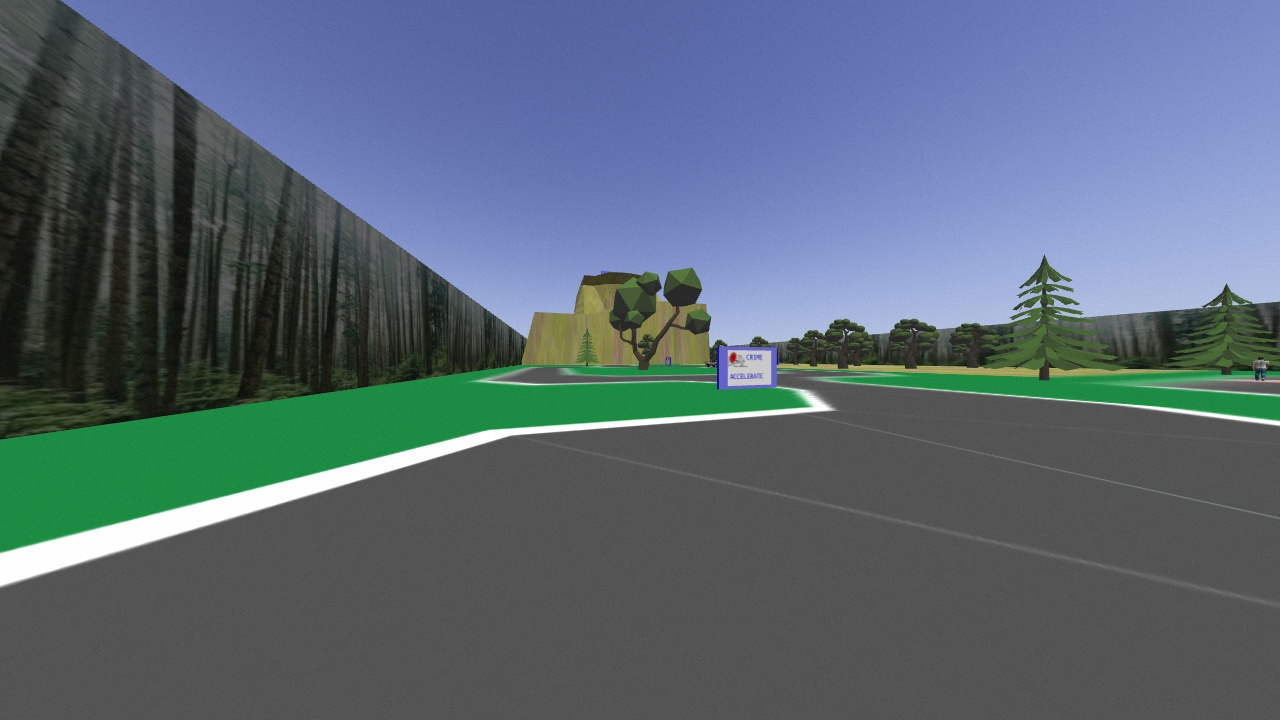
#> input picture 353_images/road_img2.jpg, 1280 x 720 px
$ python annotate_road.py
#> lines starting #> are read from the running program, lines starting #| are printed output that depends on the picture; after the words box and inside, x2 and y2 are one past the last pixel; in counts of white or black regions, pixels touching at a corner belong together
#!/usr/bin/python3

import cv2

# img = cv2.imread('road_img.jpg')
# img = cv2.imread('sign_img.jpg')
img = cv2.imread('road_img2.jpg')
#> img is the input picture: shape (720, 1280, 3); mean B, G, R 116.2, 103.9, 89.6
cv2.imshow('image', img)
cv2.waitKey(0)
cv2.imwrite('road2/img1.jpg', img)

gray = cv2.cvtColor(img, cv2.COLOR_BGR2GRAY)
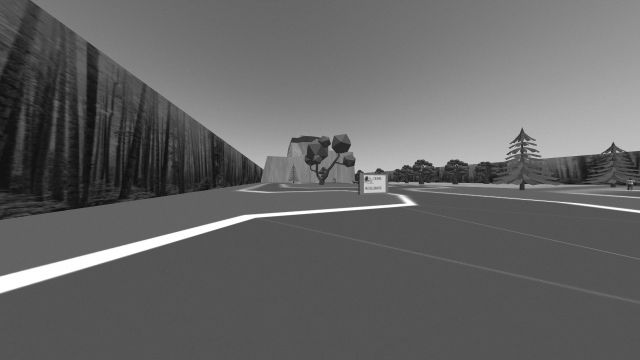
#> gray: shape (720, 1280) (shown at 1/2 size); min 9, max 255, mean 101
mask = cv2.inRange(gray, 200, 255)
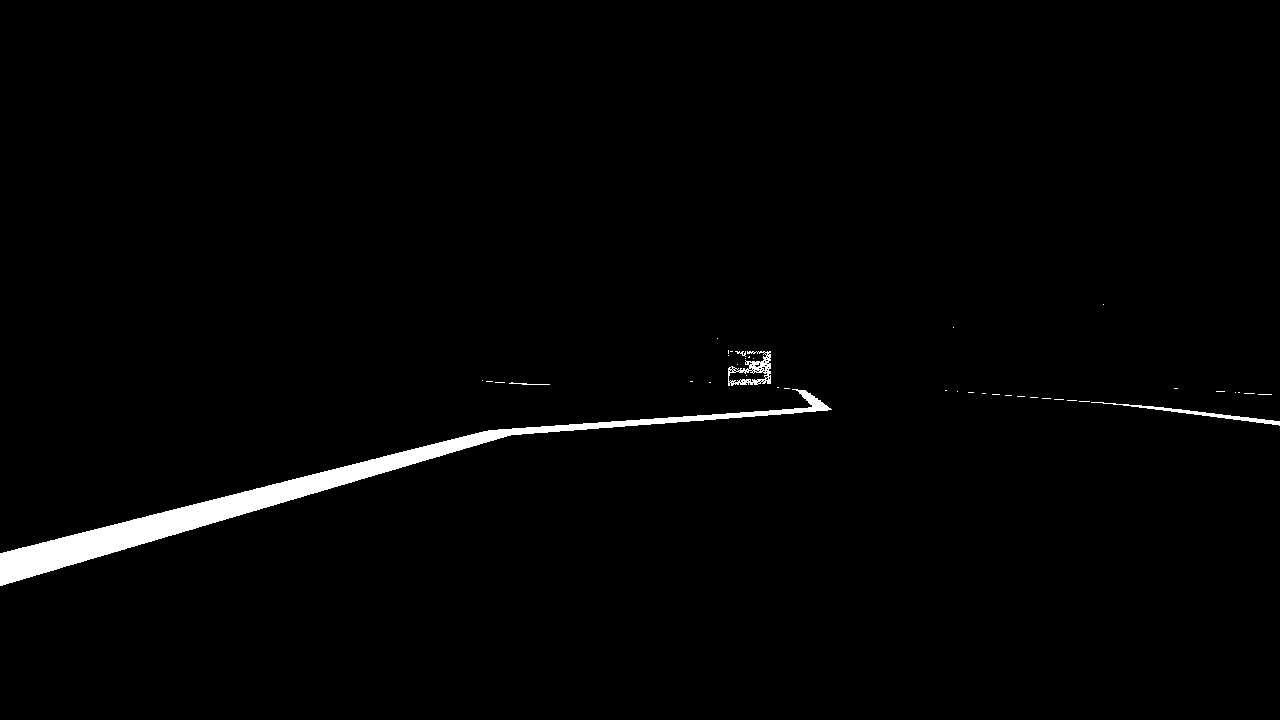
#> mask: shape (720, 1280); 1.6% white; 41 white regions (36 under 20 px), largest, box (x1, y1, x2, y2) and area: (0, 389, 832, 586) 13230, (728, 351, 771, 386) 594, (1091, 402, 1280, 426) 569, (509, 382, 550, 385) 48, (735, 351, 746, 357) 27
cv2.imshow('image', mask)
cv2.waitKey(0)
cv2.imwrite('road2/img2.jpg', mask)

height, width = img.shape[:2]
left = right = -1
buffer = 200
for i in range(width):
    if mask[height - buffer, i] == 255 and left == -1:
        left = i
    elif mask[height - buffer, i] == 255 and left != -1:
        right = i
#> after the loop, left = 130

mask_rgb = cv2.cvtColor(mask, cv2.COLOR_GRAY2BGR)
cv2.line(mask_rgb, (0, height - buffer), (width, height - buffer), (0, 255, 0), 2)
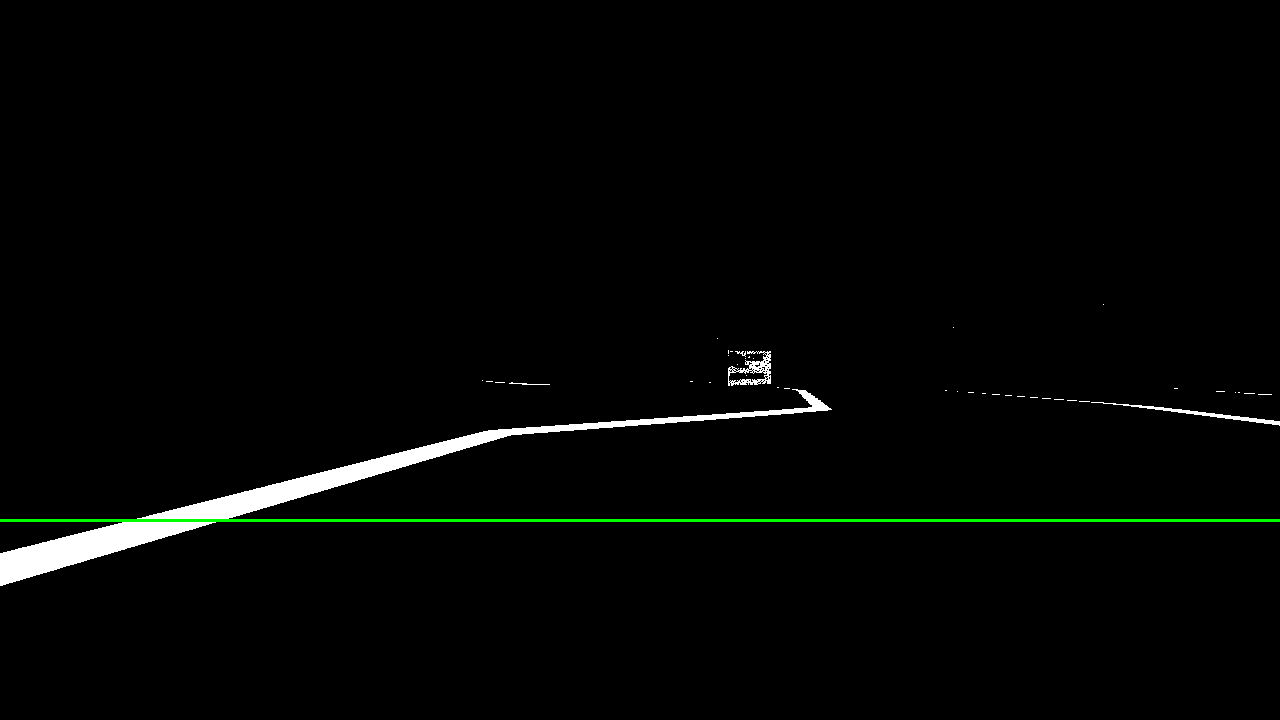
#> mask_rgb: shape (720, 1280, 3); mean B, G, R 4, 5, 4
cv2.imshow('image', mask_rgb)
cv2.waitKey(0)
cv2.imwrite('road2/img3.jpg', mask_rgb)

cv2.circle(mask_rgb, (left, height - buffer), 5, (0, 0, 255), -1)
#> mask_rgb: shape (720, 1280, 3); 0.01% of pixels changed, all inside (x1, y1, x2, y2) = (125, 515, 136, 526)
cv2.circle(mask_rgb, (right, height - buffer), 5, (0, 0, 255), -1)
#> mask_rgb: shape (720, 1280, 3); mean B, G, R 4, 5, 4
cv2.imshow('image', mask_rgb)
cv2.waitKey(0)
cv2.imwrite('road2/img4.jpg', mask_rgb)

cv2.line(img, (0, height - buffer), (width, height - buffer), (0, 255, 0), 2)
cv2.circle(img, (left, height - buffer), 5, (0, 0, 255), -1)
#> img: shape (720, 1280, 3); mean B, G, R 115.8, 104.5, 89.3
cv2.circle(img, (right, height - buffer), 5, (0, 0, 255), -1)
#> img: shape (720, 1280, 3); mean B, G, R 115.8, 104.5, 89.3
cv2.imshow('image', img)
cv2.waitKey(0)
cv2.imwrite('road2/img5.jpg', img)

centre = 0
if right - left > 150:
    centre = (left + right) // 2
elif left < width // 2:
    centre = (left + width) // 2
#> centre = 705
elif left >= width // 2:
    centre = right // 2
cv2.circle(img, (centre, height - buffer), 5, (0, 0, 255), -1)
#> img: shape (720, 1280, 3); mean B, G, R 115.8, 104.5, 89.3
cv2.imshow('image', img)
cv2.waitKey(0)
cv2.imwrite('road2/img6.jpg', img)

cv2.rectangle(img, (width // 2, 0), (width // 2, height), (0, 255, 0), 2)
cv2.imshow('image', img)
cv2.waitKey(0)
cv2.imwrite('road2/img7.jpg', img)

cv2.line(img, (centre, height - buffer), (width // 2, height - buffer), (255, 0, 0), 2)
#> img: shape (720, 1280, 3); mean B, G, R 115.5, 104.8, 89.1
cv2.putText(img, "error", (width // 2 + 10, height - buffer - 15), cv2.FONT_HERSHEY_SIMPLEX, 0.9, (255, 0, 0), 2)
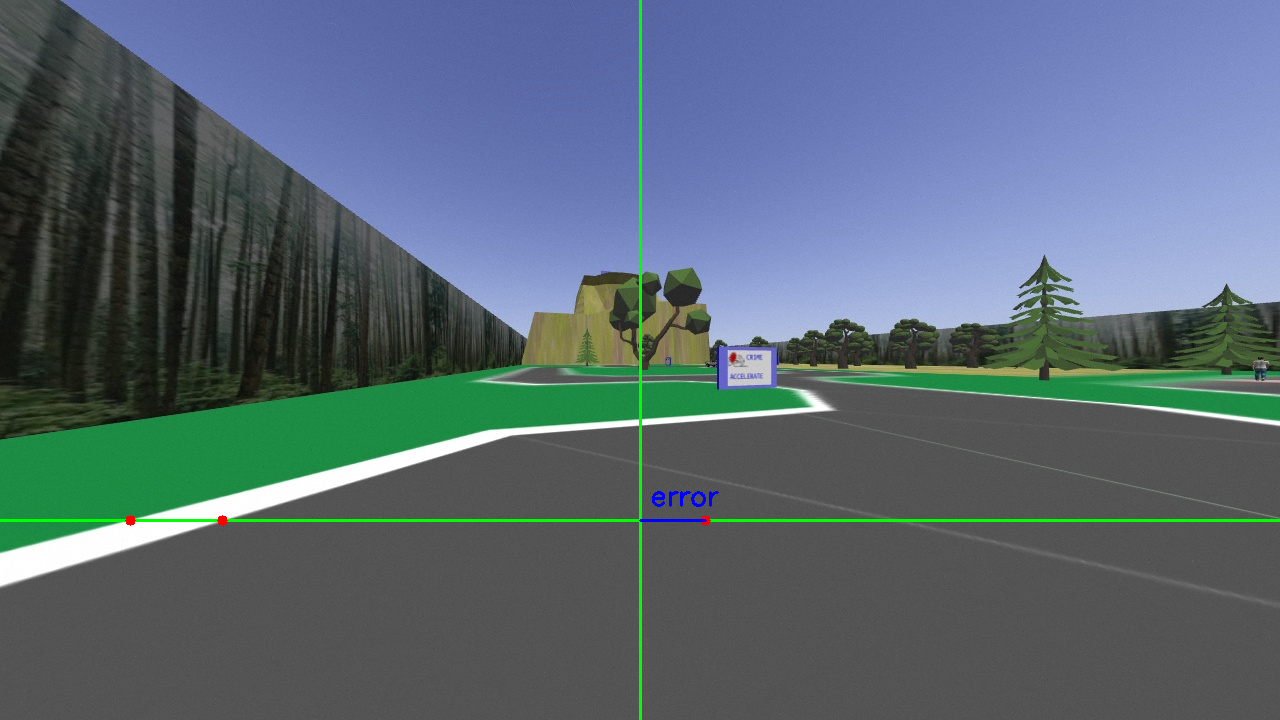
#> img: shape (720, 1280, 3); mean B, G, R 115.6, 104.8, 89
cv2.imshow('image', img)
cv2.waitKey(0)
cv2.imwrite('road2/img8.jpg', img)

$ run again, with 353_images/road_img.jpg copied over 353_images/road_img2.jpg
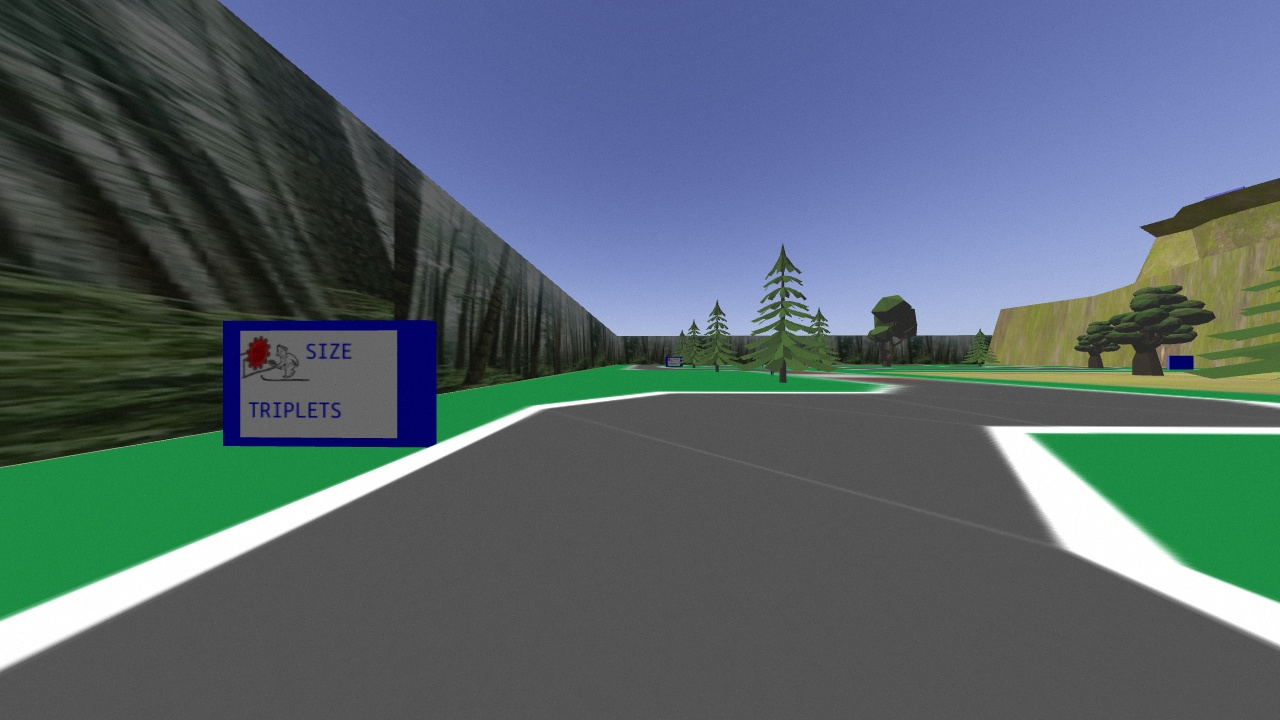
#> input picture 353_images/road_img.jpg, 1280 x 720 px
#> img is the input picture: shape (720, 1280, 3); mean B, G, R 108.9, 101.2, 86.3
#> `mask = cv2.inRange(gray, 200, 255)`:
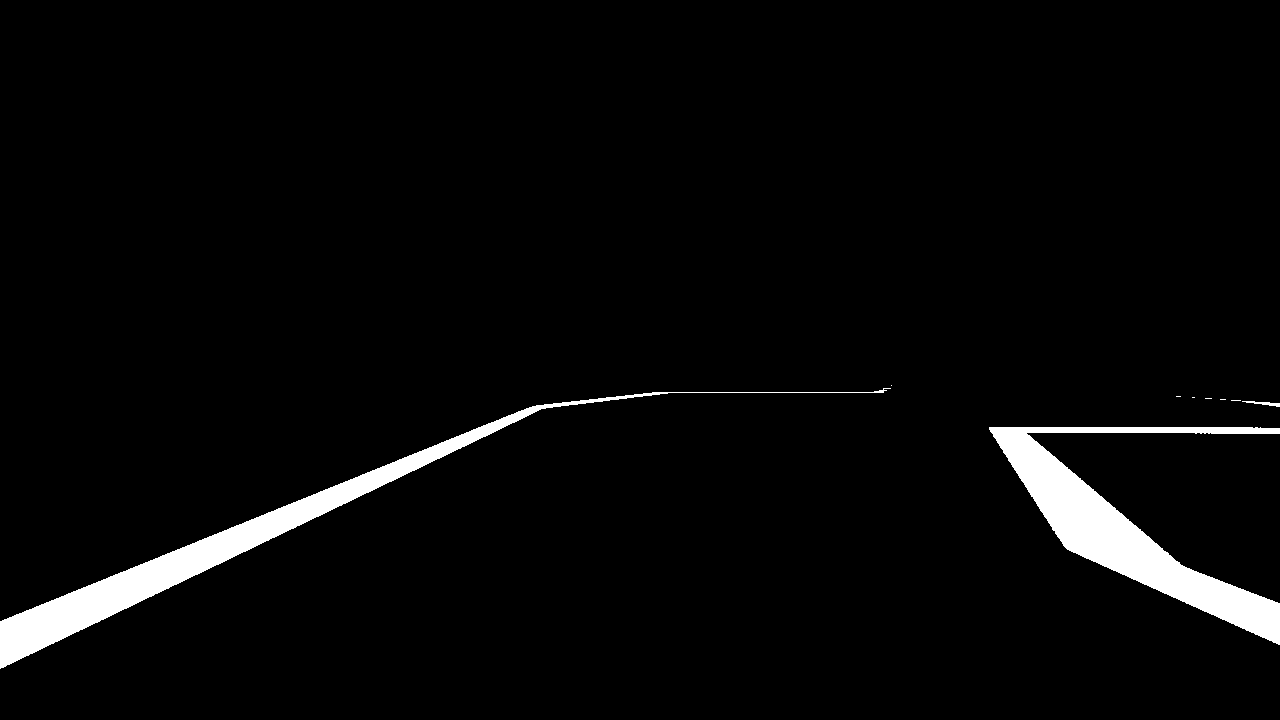
#> mask: shape (720, 1280); 3.5% white; 9 white regions (6 under 20 px), largest, box (x1, y1, x2, y2) and area: (989, 427, 1280, 645) 16245, (0, 388, 891, 669) 15689, (1242, 401, 1280, 407) 96
#> after the loop `for i in range(width):`: left = 249
#> centre = 688
#> `cv2.putText(img, "error", (width // 2 + 10, height - buffer - 15), cv2..`:
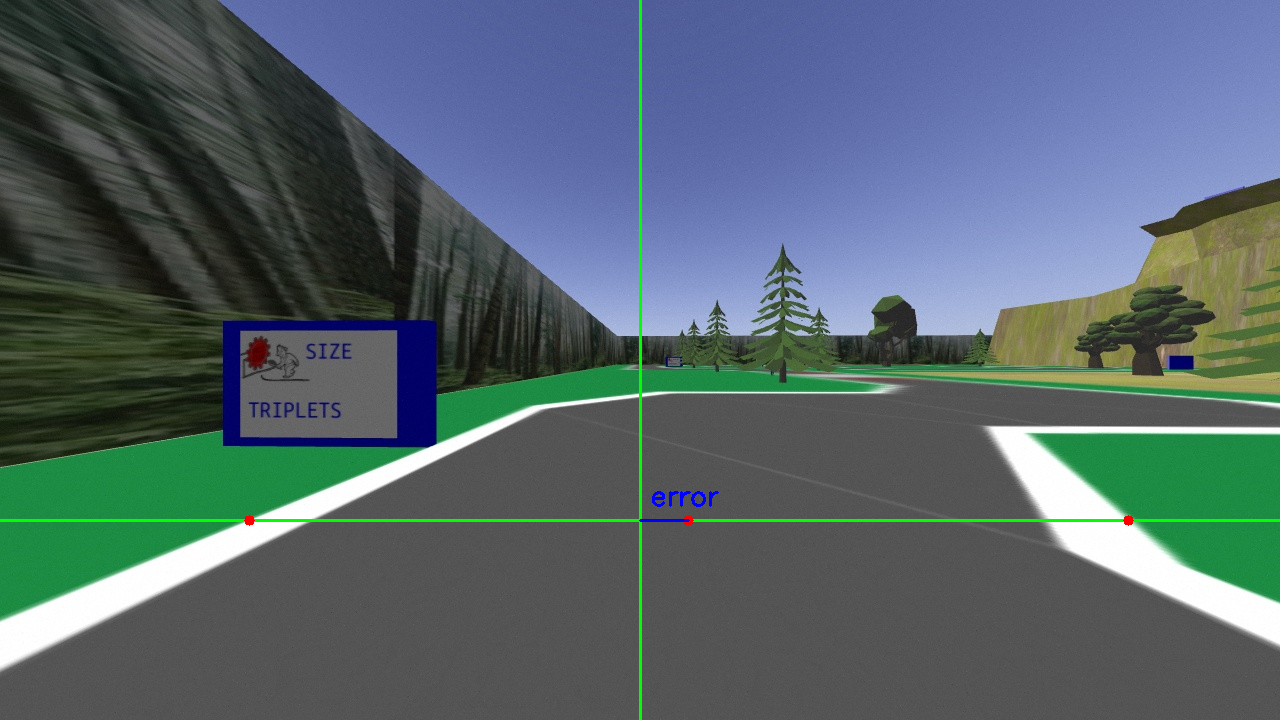
#> img: shape (720, 1280, 3); mean B, G, R 108.3, 102, 85.7

$ run again, with 353_images/sign_img.jpg copied over 353_images/road_img2.jpg
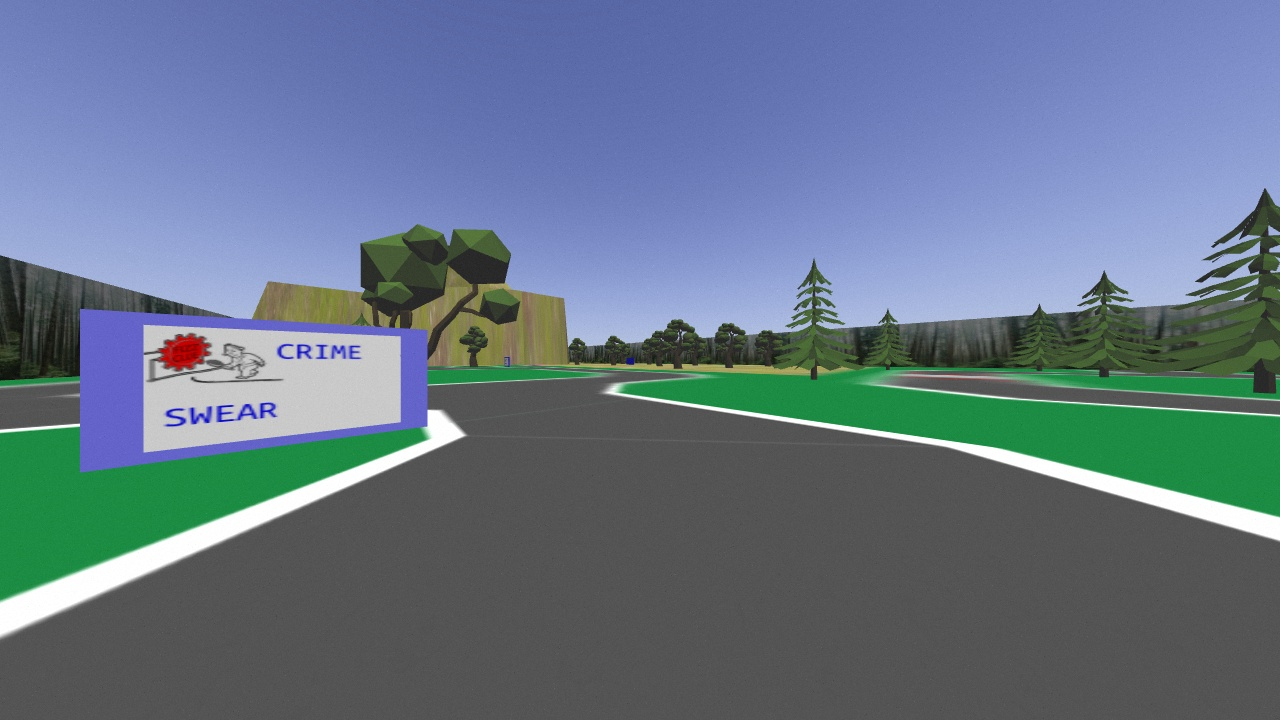
#> input picture 353_images/sign_img.jpg, 1280 x 720 px
#> img is the input picture: shape (720, 1280, 3); mean B, G, R 135.1, 117.6, 101.4
#> `mask = cv2.inRange(gray, 200, 255)`:
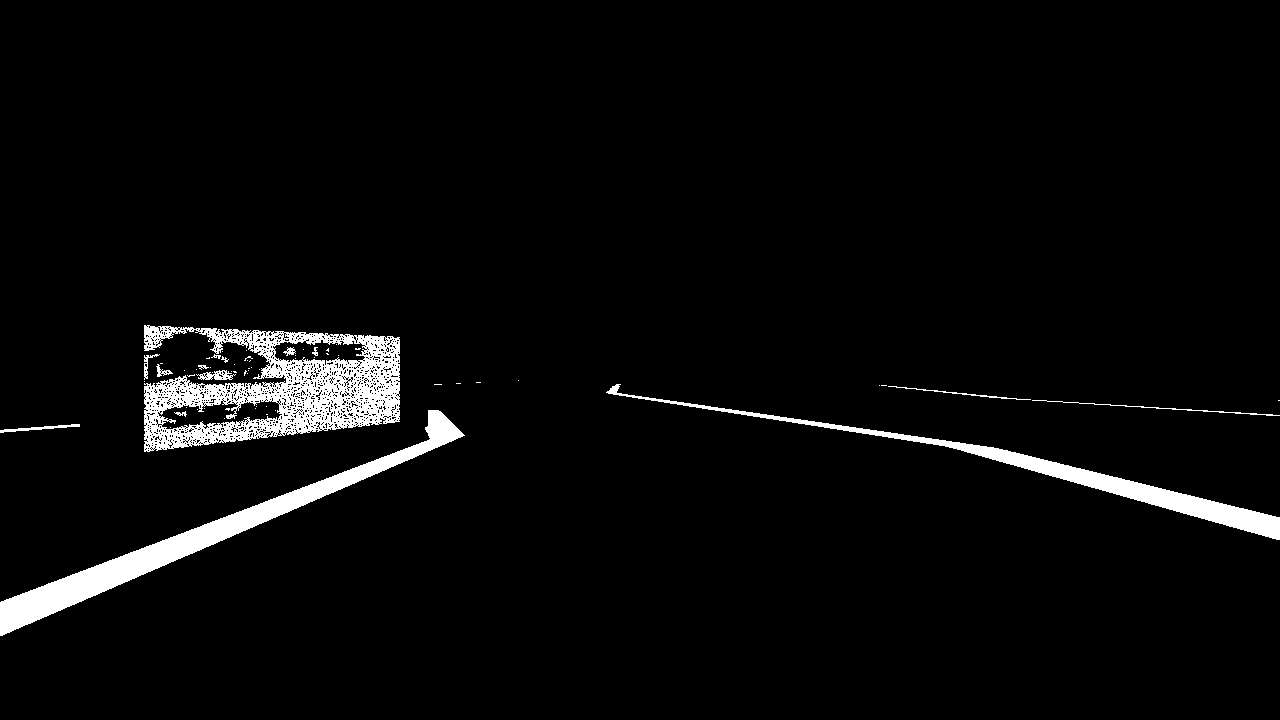
#> mask: shape (720, 1280); 3.8% white; 64 white regions (49 under 20 px), largest, box (x1, y1, x2, y2) and area: (144, 325, 400, 452) 15471, (0, 410, 465, 636) 10886, (606, 384, 1280, 540) 7069
#> after the loop `for i in range(width):`: left = 215
#> centre = 747
#> `cv2.putText(img, "error", (width // 2 + 10, height - buffer - 15), cv2..`:
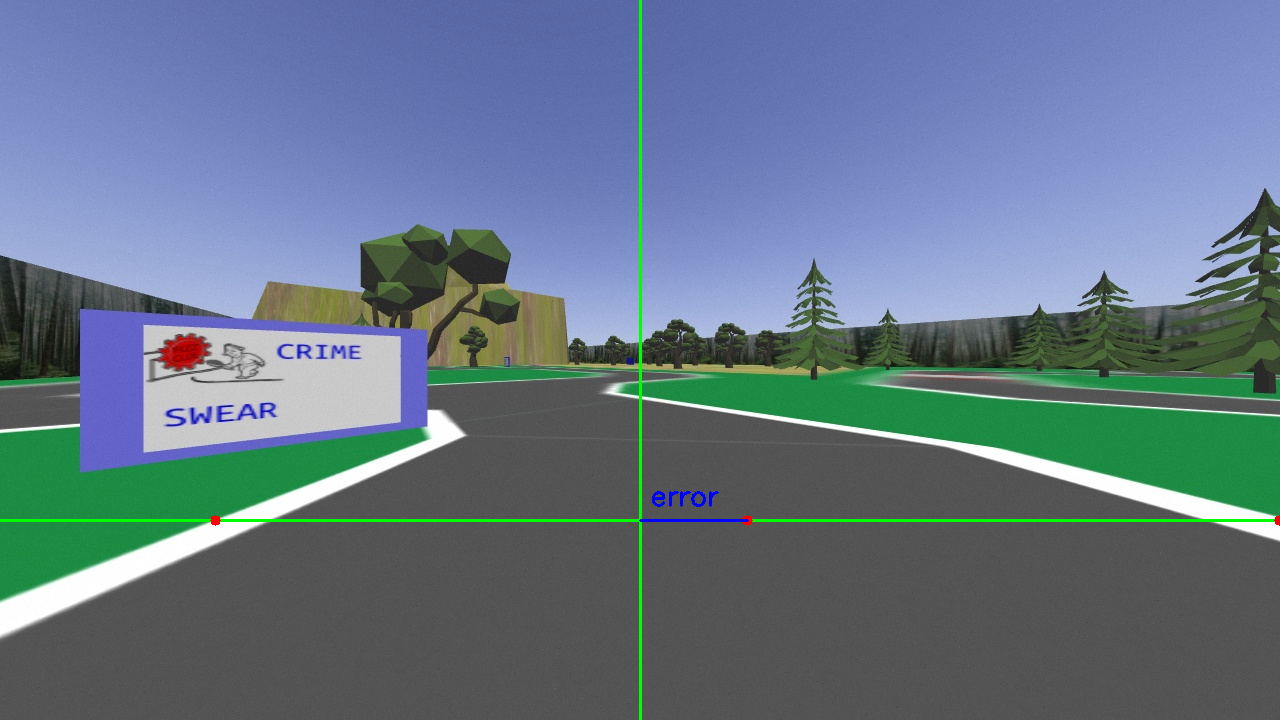
#> img: shape (720, 1280, 3); mean B, G, R 134.6, 118.4, 100.8
